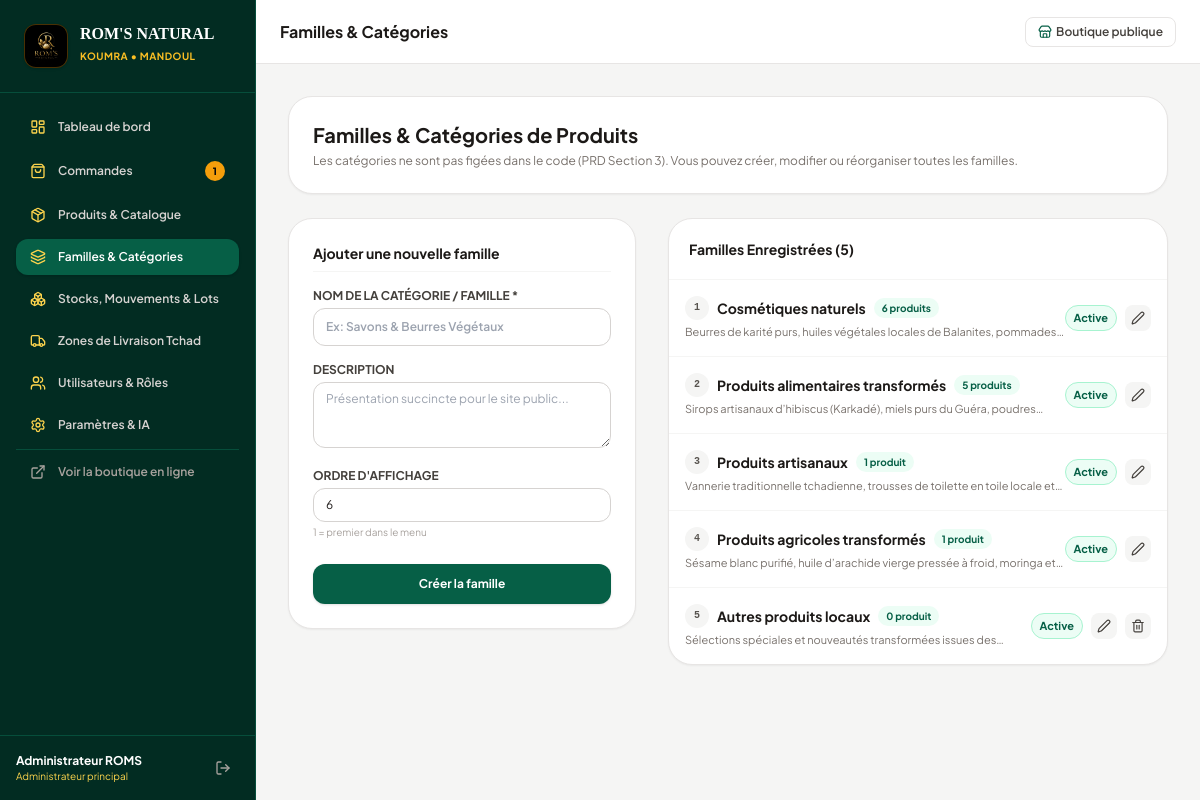
Screenshot of /admin/categories.php (signed in) with the database file from the repository.
### tables this page shows
CREATE TABLE categories (
        id INTEGER PRIMARY KEY AUTOINCREMENT,
        nom TEXT NOT NULL,
        slug TEXT UNIQUE NOT NULL,
        description TEXT,
        image TEXT,
        parent_id INTEGER DEFAULT 0,
        ordre INTEGER DEFAULT 0,
        statut INTEGER DEFAULT 1
    );

### config/auth.php (called while the page is built, shortened)
<?php
function is_admin_logged_in() {
    return !empty($_SESSION['admin_user_id']);
}
function has_permission($module) {
    $role = $_SESSION['admin_role'] ?? '';
    if ($role === 'Administrateur principal') return true;
}

### admin/categories.php (the view, shortened to what this page needs)
<?php
$adminTitle = "Familles & Catégories";
$activeMenu = "categories";
require_once __DIR__ . '/header.php';
$cats = $pdo->query("SELECT c.*, COUNT(p.id) as total_prods
    FROM categories c
    LEFT JOIN products p ON p.categorie_id = c.id
    GROUP BY c.id
    ORDER BY c.ordre ASC")->fetchAll();
$editCat = null;
?>
<div class="space-y-6 max-w-6xl mx-auto">
    <div class="bg-white p-6 rounded-3xl border border-stone-200 shadow-sm">
        <h2 class="text-xl font-bold text-stone-900">Familles & Catégories de Produits</h2>
        <p class="text-xs text-stone-500 mt-1">
            Les catégories ne sont pas figées dans le code (PRD Section 3). Vous pouvez créer, modifier ou réorganiser toutes les familles.
        </p>
    </div>
    <div class="grid grid-cols-1 lg:grid-cols-12 gap-8 items-start">
        <div class="lg:col-span-5 bg-white p-6 rounded-3xl border border-stone-200 shadow-sm space-y-4">
            <h3 class="font-bold text-sm text-stone-900 pb-2 border-b border-stone-100">
                <?= $editCat ? 'Modifier la famille' : 'Ajouter une nouvelle famille' ?>
            </h3>
            <form method="POST" class="space-y-4 text-xs">
                <div>
                    <label class="block font-bold text-stone-700 uppercase mb-1">Nom de la Catégorie / Famille *</label>
                    <input type="text" name="nom" required value="<?= htmlspecialchars($editCat['nom'] ?? '') ?>" placeholder="Ex: Savons & Beurres Végétaux"
                           class="w-full px-3 py-2.5 rounded-xl border border-stone-300 font-semibold focus:outline-none focus:border-emerald-700">
                </div>
                <div>
                    <label class="block font-bold text-stone-700 uppercase mb-1">Description</label>
                    <textarea name="description" rows="3" placeholder="Présentation succincte pour le site public..."
                              class="w-full px-3 py-2 rounded-xl border border-stone-300"><?= htmlspecialchars($editCat['description'] ?? '') ?></textarea>
                </div>
                <div>
                    <label class="block font-bold text-stone-700 uppercase mb-1">Ordre d'affichage</label>
                    <input type="number" name="ordre" value="<?= htmlspecialchars($editCat['ordre'] ?? count($cats) + 1) ?>"
                           class="w-full px-3 py-2 rounded-xl border border-stone-300">
                    <span class="text-[10px] text-stone-400 mt-0.5 block">1 = premier dans le menu</span>
                </div>
                <div class="flex items-center gap-2 pt-2">
                    <button type="submit" class="flex-1 py-3 px-4 bg-emerald-800 hover:bg-emerald-900 text-white font-bold rounded-xl transition shadow">
                        <?= $editCat ? 'Mettre à jour' : 'Créer la famille' ?>
                    </button>
                </div>
            </form>
        </div>
        <div class="lg:col-span-7 bg-white rounded-3xl border border-stone-200 shadow-sm overflow-hidden">
            <div class="p-5 border-b border-stone-100 flex items-center justify-between">
                <h3 class="font-bold text-sm text-stone-900">Familles Enregistrées (<?= count($cats) ?>)</h3>
            </div>
            <div class="divide-y divide-stone-100 text-xs">
                <?php foreach ($cats as $c): ?>
                    <div class="p-4 flex items-center justify-between hover:bg-stone-50/70 transition">
                        <div class="space-y-1">
                            <div class="flex items-center gap-2">
                                <span class="w-6 h-6 rounded-full bg-stone-100 text-stone-600 font-mono font-bold flex items-center justify-center text-[10px]">
                                    <?= $c['ordre'] ?>
                                </span>
                                <h4 class="font-bold text-stone-900 text-sm"><?= htmlspecialchars($c['nom']) ?></h4>
                                <span class="text-[10px] bg-emerald-50 text-emerald-800 font-bold px-2 py-0.5 rounded-full">
                                    <?= $c['total_prods'] ?> produit<?= $c['total_prods'] > 1 ? 's' : '' ?>
                                </span>
                            </div>
                            <p class="text-stone-500 text-[11px] max-w-md line-clamp-1"><?= htmlspecialchars($c['description']) ?></p>
                        </div>
                        <div class="flex items-center gap-2">
                            <a href="<?= BASE_URL ?>/admin/categories.php?toggle_statut=<?= $c['id'] ?>" class="text-[11px] font-bold px-2 py-1 rounded-full border <?= $c['statut'] ? 'bg-emerald-50 text-emerald-800 border-emerald-200' : 'bg-stone-100 text-stone-400 border-stone-200' ?>">
                                <?= $c['statut'] ? 'Active' : 'Désactivée' ?>
                            </a>
                            <a href="<?= BASE_URL ?>/admin/categories.php?edit=<?= $c['id'] ?>" class="p-1.5 rounded-lg bg-stone-100 hover:bg-emerald-800 hover:text-white transition text-stone-700">
                                <i data-lucide="edit-2" class="w-3.5 h-3.5"></i>
                            </a>
                            <?php if ($c['total_prods'] == 0): ?>
                                <a href="<?= BASE_URL ?>/admin/categories.php?delete=<?= $c['id'] ?>" class="p-1.5 rounded-lg bg-stone-100 hover:bg-rose-600 hover:text-white transition text-stone-700" onclick="return confirm('Supprimer cette catégorie ?')">
                                    <i data-lucide="trash-2" class="w-3.5 h-3.5"></i>
                                </a>
                            <?php endif; ?>
                        </div>
                    </div>
                <?php endforeach; ?>
            </div>
        </div>
    </div>
</div>
<?php require_once __DIR__ . '/footer.php'; ?>

### admin/header.php (shortened to what this page needs)
<?php
require_once __DIR__ . '/../config/auth.php';
require_once __DIR__ . '/../includes/functions.php';
$adminRole = $_SESSION['admin_role'] ?? 'Gestionnaire';
$pendingOrdersCount = $pdo->query("SELECT COUNT(*) FROM orders WHERE statut_commande IN ('Nouvelle / reçue', 'En attente')")->fetchColumn();
?>
<!DOCTYPE html>
<html lang="fr" class="h-full bg-stone-100">
<head>
    <script src="https://cdn.tailwindcss.com"></script>
</head>
<body class="flex h-full text-stone-800 antialiased overflow-hidden">
    <aside class="hidden lg:flex flex-col w-64 bg-emerald-950 text-stone-300 flex-shrink-0 border-r border-emerald-900">
        <div class="p-6 border-b border-emerald-900 flex items-center gap-3">
            <div class="w-11 h-11 rounded-xl bg-black border border-amber-500/30 flex items-center justify-center p-0.5 overflow-hidden shadow">
                <img src="<?= BASE_URL ?>/assets/images/logo.png" alt="ROM'S NATURAL" class="w-full h-full object-contain">
            </div>
            <div>
                <h1 class="font-extrabold text-white text-base leading-none font-serif">ROM'S NATURAL</h1>
                <span class="text-[10px] text-amber-400 font-bold uppercase tracking-wider">Koumra • Mandoul</span>
            </div>
        </div>
        <nav class="flex-1 overflow-y-auto p-4 space-y-1.5 text-xs font-semibold">
            <a href="<?= BASE_URL ?>/admin/index.php" class="flex items-center gap-3 px-3.5 py-2.5 rounded-xl transition <?= (!isset($activeMenu) || $activeMenu === 'dashboard') ? 'bg-emerald-800 text-white shadow' : 'hover:bg-emerald-900 text-stone-300' ?>">
                <i data-lucide="layout-dashboard" class="w-4 h-4 text-amber-300"></i>
                <span>Tableau de bord</span>
            </a>
            <?php if (has_permission('orders')): ?>
                <a href="<?= BASE_URL ?>/admin/orders.php" class="flex items-center justify-between px-3.5 py-2.5 rounded-xl transition <?= (isset($activeMenu) && $activeMenu === 'orders') ? 'bg-emerald-800 text-white shadow' : 'hover:bg-emerald-900 text-stone-300' ?>">
                    <div class="flex items-center gap-3">
                        <i data-lucide="shopping-bag" class="w-4 h-4 text-amber-300"></i>
                        <span>Commandes</span>
                    </div>
                    <?php if ($pendingOrdersCount > 0): ?>
                        <span class="bg-amber-500 text-stone-950 text-[10px] font-black px-2 py-0.5 rounded-full">
                            <?= $pendingOrdersCount ?>
                        </span>
                    <?php endif; ?>
                </a>
            <?php endif; ?>
            <?php if (has_permission('catalog')): ?>
                <a href="<?= BASE_URL ?>/admin/products.php" class="flex items-center gap-3 px-3.5 py-2.5 rounded-xl transition <?= (isset($activeMenu) && $activeMenu === 'products') ? 'bg-emerald-800 text-white shadow' : 'hover:bg-emerald-900 text-stone-300' ?>">
                    <i data-lucide="package" class="w-4 h-4 text-amber-300"></i>
                    <span>Produits & Catalogue</span>
                </a>
                <a href="<?= BASE_URL ?>/admin/categories.php" class="flex items-center gap-3 px-3.5 py-2.5 rounded-xl transition <?= (isset($activeMenu) && $activeMenu === 'categories') ? 'bg-emerald-800 text-white shadow' : 'hover:bg-emerald-900 text-stone-300' ?>">
                    <i data-lucide="layers" class="w-4 h-4 text-amber-300"></i>
                    <span>Familles & Catégories</span>
                </a>
            <?php endif; ?>
            <?php if (has_permission('stock')): ?>
                <a href="<?= BASE_URL ?>/admin/stock.php" class="flex items-center justify-between px-3.5 py-2.5 rounded-xl transition <?= (isset($activeMenu) && $activeMenu === 'stock') ? 'bg-emerald-800 text-white shadow' : 'hover:bg-emerald-900 text-stone-300' ?>">
                    <div class="flex items-center gap-3">
                        <i data-lucide="boxes" class="w-4 h-4 text-amber-300"></i>
                        <span>Stocks, Mouvements & Lots</span>
                    </div>
                </a>
            <?php endif; ?>
            <?php if (has_permission('settings')): ?>
                <a href="<?= BASE_URL ?>/admin/delivery_zones.php" class="flex items-center gap-3 px-3.5 py-2.5 rounded-xl transition <?= (isset($activeMenu) && $activeMenu === 'delivery') ? 'bg-emerald-800 text-white shadow' : 'hover:bg-emerald-900 text-stone-300' ?>">
                    <i data-lucide="truck" class="w-4 h-4 text-amber-300"></i>
                    <span>Zones de Livraison Tchad</span>
                </a>
                <a href="<?= BASE_URL ?>/admin/users.php" class="flex items-center gap-3 px-3.5 py-2.5 rounded-xl transition <?= (isset($activeMenu) && $activeMenu === 'users') ? 'bg-emerald-800 text-white shadow' : 'hover:bg-emerald-900 text-stone-300' ?>">
                    <i data-lucide="users" class="w-4 h-4 text-amber-300"></i>
                    <span>Utilisateurs & Rôles</span>
                </a>
                <a href="<?= BASE_URL ?>/admin/settings.php" class="flex items-center gap-3 px-3.5 py-2.5 rounded-xl transition <?= (isset($activeMenu) && $activeMenu === 'settings') ? 'bg-emerald-800 text-white shadow' : 'hover:bg-emerald-900 text-stone-300' ?>">
                    <i data-lucide="settings" class="w-4 h-4 text-amber-300"></i>
                    <span>Paramètres & IA</span>
                </a>
            <?php endif; ?>
            <hr class="border-emerald-900 my-3">
            <a href="<?= BASE_URL ?>/index.php" target="_blank" class="flex items-center gap-3 px-3.5 py-2 rounded-xl text-stone-400 hover:text-white hover:bg-emerald-900 transition">
                <i data-lucide="external-link" class="w-4 h-4"></i>
                <span>Voir la boutique en ligne</span>
            </a>
        </nav>
        <div class="p-4 border-t border-emerald-900 bg-emerald-950 flex items-center justify-between">
            <div class="min-w-0 pr-2">
                <span class="block text-xs font-bold text-white truncate"><?= htmlspecialchars($_SESSION['admin_name'] ?? 'Admin') ?></span>
                <span class="block text-[10px] text-amber-300 truncate"><?= htmlspecialchars($adminRole) ?></span>
            </div>
            <a href="<?= BASE_URL ?>/admin/logout.php" class="p-2 text-stone-400 hover:text-rose-400 transition" title="Se déconnecter">
                <i data-lucide="log-out" class="w-4 h-4"></i>
            </a>
        </div>
    </aside>
    <div class="flex-1 flex flex-col min-w-0 overflow-hidden">
        <header class="h-16 bg-white border-b border-stone-200 flex items-center justify-between px-4 sm:px-6 z-10">
            <div class="flex items-center gap-3">
                <h2 class="text-base font-bold text-stone-900"><?= htmlspecialchars($adminTitle ?? 'Tableau de bord') ?></h2>
            </div>
            <div class="flex items-center gap-3">
                <a href="<?= BASE_URL ?>/index.php" target="_blank" class="hidden sm:inline-flex items-center gap-1 px-3 py-1.5 rounded-lg border border-stone-200 text-xs font-semibold text-stone-700 hover:bg-stone-50 transition">
                    <i data-lucide="store" class="w-3.5 h-3.5 text-emerald-800"></i>
                    <span>Boutique publique</span>
                </a>
            </div>
        </header>
        <main class="flex-1 overflow-y-auto p-4 sm:p-6 lg:p-8">

### admin/footer.php (shortened to what this page needs)
        </main>
    </div>
</body>
</html>

### admin/header.php (style rules this page uses)
body { font-family: 'Plus Jakarta Sans', sans-serif; }

### rows the page displays
categories: ordre "1", nom "Cosmétiques naturels", total_prods "6", description "Beurres de karité purs, huiles végétales locales de Balanites,…", statut "Active"
categories: ordre "2", nom "Produits alimentaires transformés", total_prods "5", description "Sirops artisanaux d’hibiscus (Karkadé), miels purs du Guéra,…", statut "Active"
categories: ordre "3", nom "Produits artisanaux", total_prods "1", description "Vannerie traditionnelle tchadienne, trousses de toilette en toile locale…", statut "Active"
categories: ordre "4", nom "Produits agricoles transformés", total_prods "1", description "Sésame blanc purifié, huile d’arachide vierge pressée à froid, moringa…", statut "Active"
categories: ordre "5", nom "Autres produits locaux", total_prods "0", description "Sélections spéciales et nouveautés transformées issues…", statut "Active"

### other values shown
$pendingOrdersCount "1"
$_SESSION['admin_name'] "Administrateur ROMS"
$adminRole "Administrateur principal"
$adminTitle "Familles & Catégories"
count($cats) "5"
